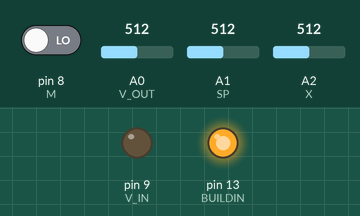
This sketch was run on a simulated Arduino Uno, built with avr-gcc and run on an emulated ATmega328P. Shown: output pins drawn as LEDs (lit = HIGH). Inputs (shaded band) come from the test bench; at power-on: A1 (SP) = 512, A0 (V_OUT) = 512, pin 8 (M) LOW, A2 (X) = 512.

Above: at 1.2 s.
1.3 s: A1 (SP) set to 716
At 2.4 s:
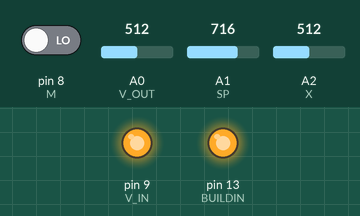
2.9 s: A0 (V_OUT) set to 716
At 3.3 s:
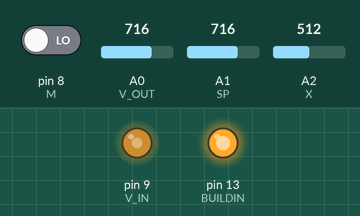
4.4 s: pin 8 (M) driven HIGH
At 5.6 s:
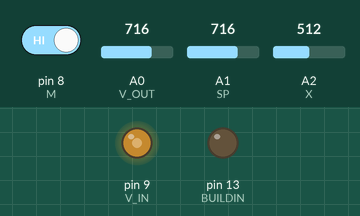
5.9 s: A2 (X) set to 716
At 6.7 s:
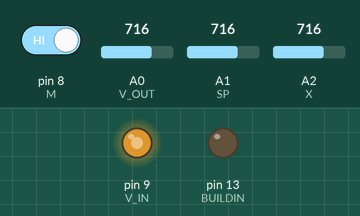
7.4 s: A2 (X) set to 900
At 7.9 s:
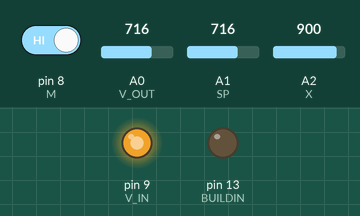
8.9 s: A2 (X) set to 122
At 10.2 s:
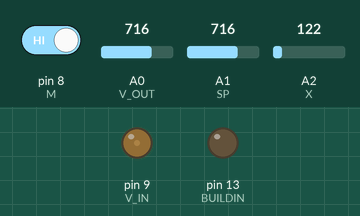
Timing chart, 0 to 11.4 s (numbered marks = the images above; inputs shaded):
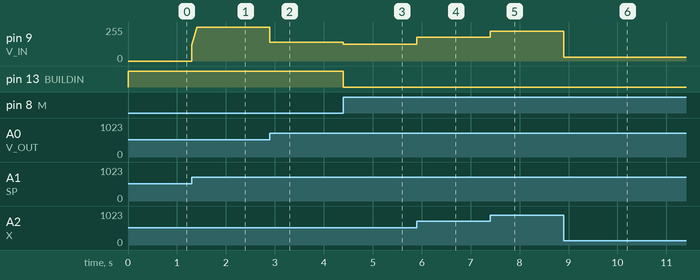

Measured:
- after the input at 1.3 s, pin 9 (V_IN): moves from 0/255 to 255/255 over 0.11 s, starting at once
- after the input at 2.9 s, pin 9 (V_IN): 255/255 → 141/255 at once
- after the input at 4.4 s, pin 9 (V_IN): 141/255 → 127/255 at once; pin 13 (BUILDIN): HIGH → LOW at once
- after the input at 5.9 s, pin 9 (V_IN): 127/255 → 178/255 at once
- after the input at 7.4 s, pin 9 (V_IN): 178/255 → 224/255 at once
- after the input at 8.9 s, pin 9 (V_IN): 224/255 → 30/255 at once

The sketch:

control_planta.ino
```cpp
// Controlador PID

// Declaración de variables
#define V_OUT A0// Lectura tensión de salida
#define SP A1 // Analog setpoint input
#define X A2 // Entrada analógica en modo manual
#define M 8 // Input port M for manual/auto mode
#define V_IN 9 // Vin para planta(Salida PWM)

#define MANUAL 1 // Modo manual
#define AUTO 0 // PID
#define BUILDIN 13 // Led en pin 13

float kp = 2.2405;
float Ti = 0.08859;
float Td = 0; //0.008312; // No se agrega por el ruido
float Ts = 0.01; // 10ms

float E1 = 0;
float E2 = 0;
float U1 = 0;
float U2 = 0;

void setup() {
  // put your setup code here, to run once:
  Serial.begin(9600);
  pinMode(M, INPUT);
  pinMode(BUILDIN, OUTPUT);
  pinMode(V_IN, OUTPUT);
  analogWrite(V_IN, 0);
}

void loop() {
  // put your main code here, to run repeatedly:
  switch(digitalRead(M)){
    case MANUAL:
      digitalWrite(BUILDIN, LOW);
      _manual();
      break;
    case AUTO:
      digitalWrite(BUILDIN, HIGH);
      _auto();
      break;
    default:
      Serial.println("UKNOWN MODE");
  }// end switch
}

void _manual(){
  // Mapear señal manual a salida para evitar saturación
  uint16_t manual_in = map(analogRead(X), 0, 1023, 0 , 255);
  analogWrite(V_IN, manual_in);
  //Serial.println(manual_in);
}// end manual

void _auto(){
  //uint16_t setpoint;
  float setpoint = fmap(analogRead(SP), 0, 1023, 0, 1000);// Setpoint for PID(AUTO MODE)
  float Y = fmap(analogRead(V_OUT), 0, 1023, 0, 1000);

  //Serial.print(setpoint);
  //Serial.print("  ");
  //Serial.print(Y);
  //Serial.print("  ");

  // Calcular error
  float E = setpoint - Y;
  //Serial.print(" E");
  //Serial.print(E);
  //Serial.print("  ");
  // Señal de salida del controlador PID estándar
  float U = U1 + kp*((1+ Ts/Ti + Td/Ts)*E - (1 + (2*Td)/Ts)*E1 + (Td/Ts)*E2);

  if(U > 1000){// Saturación
    U = 1000;
  }else if(U < 0){
    U = 0;
  }

  //Serial.print(U);
  //Serial.print("  ");
  // Para calcular errores y salidas del controlador pasadas
  E2 = E1;
  E1 = E;
  U1 = U;

  //Salida del controlador
  unsigned int uk = fmap(U, 0, 1000, 0, 255);
  analogWrite(V_IN, uk);
  //Serial.println(uk); // Accion del controlador
  //Serial.println(analogRead(V_OUT));// Salida controlada
  delay(10); // 10
}// end auto

//Funcion para cambiar de escala
float fmap(float x, float in_min, float in_max, float out_min, float out_max){
   return (x - in_min) * (out_max - out_min) / (in_max - in_min) + out_min;
}
```
